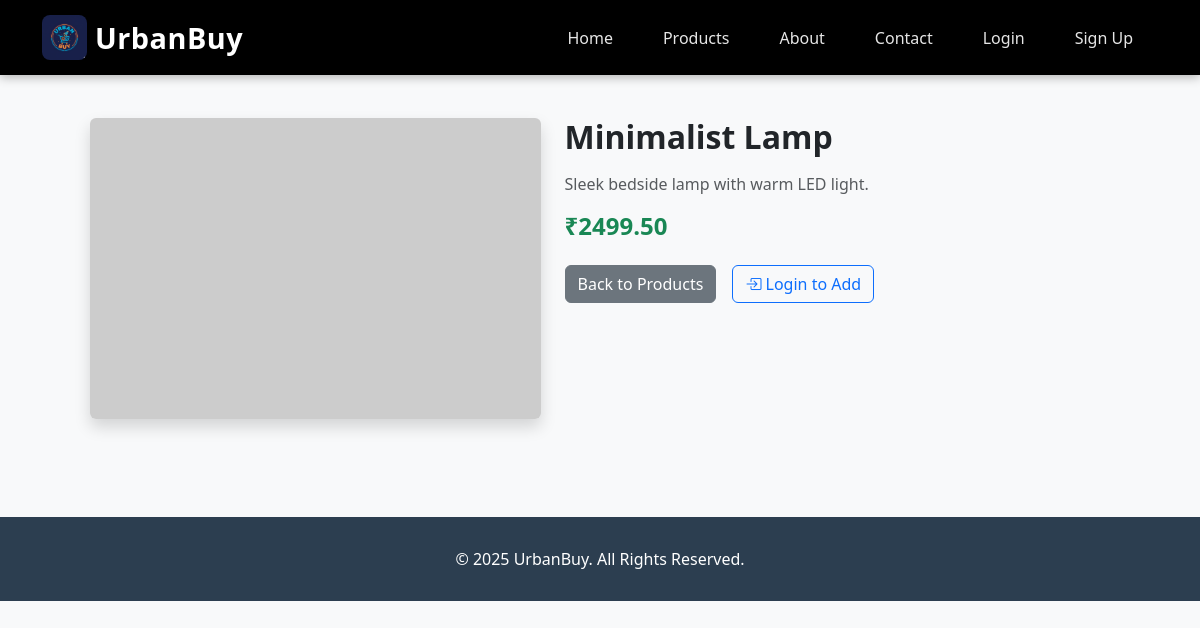
Screenshot of /products/2/ with the database file from the repository.
### store/models.py (models this page shows, shortened)
class Product(models.Model):
    title = models.CharField(max_length=200)
    slug = models.SlugField(max_length=220, unique=True, blank=True)
    description = models.TextField()
    price = models.DecimalField(max_digits=10, decimal_places=2)
    image_url = models.URLField(blank=True)
    is_featured = models.BooleanField(default=False)
    created_at = models.DateTimeField(auto_now_add=True)

### store/views.py (the view)
# urls.py: path('products/<int:product_id>/', views.product_detail, name='product_detail' ),
def product_detail(request, product_id):
    product = get_object_or_404(Product, id=product_id)
    return render(request, 'store/product_detail.html', {'product': product})

### store/templates/store/product_detail.html
{% extends 'store/base.html' %}
{% load static %}
{% block content %}
<div class="container py-5">
  <div class="row justify-content-center">
    <div class="col-md-5">
  <img src="{{ product.image_url }}" class="img-fluid rounded shadow" alt="{{ product.title }}">
</div>
    <div class="col-md-6">
      <h2 class="fw-bold mb-3">{{ product.title }}</h2>
      <p class="text-muted">{{ product.description }}</p>
      <h4 class="text-success fw-bold mb-4">₹{{ product.price }}</h4>
      <div class="d-flex gap-3">
        <a href="/products/" class="btn btn-secondary">Back to Products</a>
        {% if user.is_authenticated %}
          <a href="{% url 'add_to_cart' product.id %}" class="btn btn-dark">
            <i class="bi bi-cart-plus"></i> Add to Cart
          </a>
        {% else %}
          <a href="{% url 'login' %}" class="btn btn-outline-primary">
            <i class="bi bi-box-arrow-in-right"></i> Login to Add
          </a>
        {% endif %}
      </div>
    </div>
</div>
{% endblock %}

### store/templates/store/base.html (style rules this page uses)
body { padding-top: 70px; background-color: #f8f9fa; }

### rows the page displays
Product: title "Minimalist Lamp", description "Sleek bedside lamp with warm LED light.", price "2499.50"
